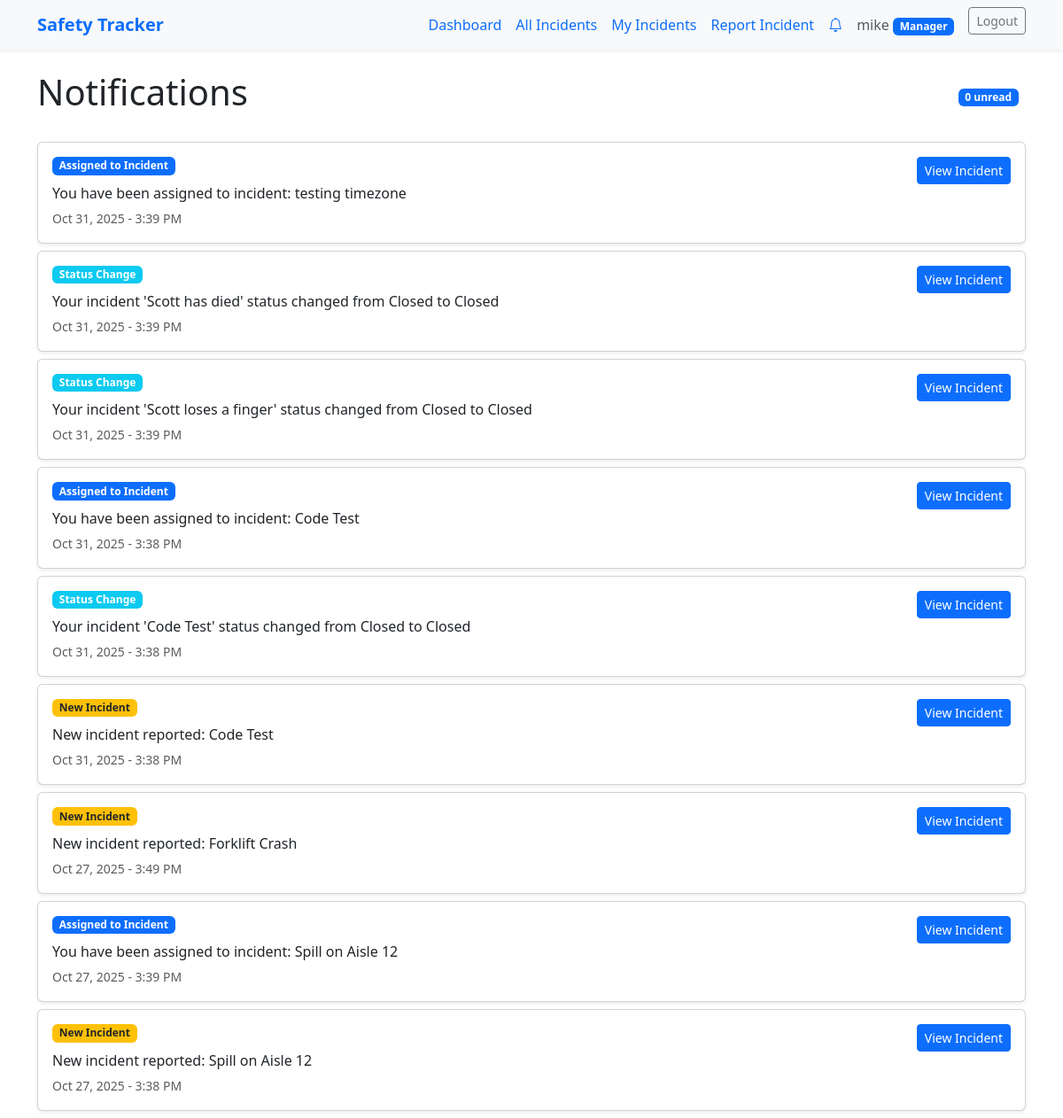
Screenshot of /incident_reporter/notifications/ (signed in) with the database file from the repository.
### incident_reporter/models.py (models this page shows, shortened)
class Notification(models.Model):
    NOTIFICATION_TYPES = [
        ('new_incident', 'New Incident'),
        ('status_change', 'Status Change'),
        ('assigned', 'Assigned to Incident'),
    ]
    user = models.ForeignKey(User, on_delete=models.CASCADE, related_name='notifications')
    incident = models.ForeignKey(Incident, on_delete=models.CASCADE, related_name='notifications')
    message = models.CharField(max_length=255)
    notification_type = models.CharField(max_length=20, choices=NOTIFICATION_TYPES)
    is_read = models.BooleanField(default=False)
    created_at = models.DateTimeField(auto_now_add=True)
    class Meta:
        ordering = ['-created_at']

### incident_reporter/views.py (the view)
# urls.py: path('notifications/', views.notifications_list, name='notifications'),
@login_required(login_url='/users/login/')
def notifications_list(request):
    notifications = Notification.objects.filter(user=request.user)
    unread_count = notifications.filter(is_read=False).count()
    context = {
        'notifications': notifications,
        'unread_count': unread_count,
    }
    return render(request, 'incident_reporter/notifications.html', context)

### incident_reporter/context_processors.py (called while the page is built)
def unread_notifications(request):
    if request.user.is_authenticated:
        unread_count = Notification.objects.filter(user=request.user, is_read=False).count()
        return {'unread_notifications_count': unread_count}
    return {'unread_notifications_count': 0}

### users/models.py (called while the page is built)
    def is_manager(self):
        return self.role == 'manager'

### incident_reporter/templates/incident_reporter/notifications.html (shortened to what this page needs)
{% extends 'layout.html' %}
{% block content %}
<section>
    <div class="d-flex justify-content-between align-items-center mb-4">
        <h1>Notifications</h1>
        <div>
            <span class="badge bg-primary me-2">{{ unread_count }} unread</span>
        </div>
    </div>
    {% for notification in notifications %}
        <div class="card mb-2 shadow-sm {% if not notification.is_read %}border-primary{% endif %}">
            <div class="card-body">
                <div class="d-flex justify-content-between align-items-start">
                    <div class="flex-grow-1">
                        <div class="d-flex align-items-center mb-2">
                            <span class="badge
                                {% if notification.notification_type == 'new_incident' %}bg-warning text-dark
                                {% elif notification.notification_type == 'status_change' %}bg-info
                                {% elif notification.notification_type == 'assigned' %}bg-primary
                                {% endif %} me-2">
                                {{ notification.get_notification_type_display }}
                            </span>
                        </div>
                        <p class="mb-1">{{ notification.message }}</p>
                        <small class="text-muted">{{ notification.created_at|date:"M d, Y - g:i A" }}</small>
                    </div>
                    <a href="{% url 'incident:mark-notification-read' notification_id=notification.id %}"
                       class="btn btn-sm btn-primary">View Incident</a>
                </div>
            </div>
        </div>
    {% empty %}
        <div class="alert alert-info">
            No notifications yet.
        </div>
    {% endfor %}
</section>
{% endblock %}

### templates/layout.html (shortened to what this page needs)
<!DOCTYPE html>
{% load static %}
<html lang="en">
<head>
    <link href="https://cdn.jsdelivr.net/npm/bootstrap@5.3.2/dist/css/bootstrap.min.css" rel="stylesheet">
    <link rel="stylesheet" href="https://cdn.jsdelivr.net/npm/bootstrap-icons@1.11.1/font/bootstrap-icons.css">
</head>
<body class="bg-white text-dark">
    <nav class="navbar navbar-expand-lg navbar-light bg-light shadow-sm mb-4">
      <div class="container">
        <a class="navbar-brand text-primary fw-bold" href="/">Safety Tracker</a>
        <div class="collapse navbar-collapse" id="navbarNav">
          <ul class="navbar-nav ms-auto">
            {% if user.is_authenticated %}
                {% if user.profile.is_manager %}
                    <li class="nav-item"><a class="nav-link text-primary" href="{% url 'incident:manager-dashboard' %}">Dashboard</a></li>
                    <li class="nav-item"><a class="nav-link text-primary" href="{% url 'incident:list' %}">All Incidents</a></li>
                    <li class="nav-item"><a class="nav-link text-primary" href="{% url 'incident:my-incidents' %}">My Incidents</a></li>
                    <li class="nav-item"><a class="nav-link text-primary" href="{% url 'incident:new-incident' %}">Report Incident</a></li>
                    <li class="nav-item">
                        <a class="nav-link text-primary position-relative" href="{% url 'incident:notifications' %}">
                            <i class="bi bi-bell"></i>
                        </a>
                    </li>
                {% endif %}
                <li class="nav-item">
                  <span class="nav-link text-muted">
                    {{ user.username }}
                    {% if user.profile.is_manager %}
                      <span class="badge bg-primary">Manager</span>
                    {% endif %}
                  </span>
                </li>
                <li class="nav-item">
                  <form action="{% url 'users:logout' %}" method="post" class="d-inline">
                      <button class="btn btn-outline-secondary btn-sm ms-2" type="submit">Logout</button>
                  </form>
                </li>
            {% else %}
                <li class="nav-item"><a class="nav-link text-primary" href="{% url 'users:register' %}">Register</a></li>
                <li class="nav-item"><a class="nav-link text-primary" href="{% url 'users:login' %}">Login</a></li>
            {% endif %}
          </ul>
        </div>
      </div>
    </nav>
    <main class="container">
        {% block content %}
        {% endblock %}
    </main>
</body>
</html>

### rows the page displays
Notification: notification_type "Assigned to Incident", message "You have been assigned to incident: testing timezone", created_at "Oct 31, 2025 - 3:39 PM"
Notification: notification_type "Status Change", message "Your incident 'Scott has died' status changed from Closed to Closed", created_at "Oct 31, 2025 - 3:39 PM"
Notification: notification_type "Status Change", message "Your incident 'Scott loses a finger' status changed from Closed to Closed", created_at "Oct 31, 2025 - 3:39 PM"
Notification: notification_type "Assigned to Incident", message "You have been assigned to incident: Code Test", created_at "Oct 31, 2025 - 3:38 PM"
Notification: notification_type "Status Change", message "Your incident 'Code Test' status changed from Closed to Closed", created_at "Oct 31, 2025 - 3:38 PM"
Notification: notification_type "New Incident", message "New incident reported: Code Test", created_at "Oct 31, 2025 - 3:38 PM"
Notification: notification_type "New Incident", message "New incident reported: Forklift Crash", created_at "Oct 27, 2025 - 3:49 PM"
Notification: notification_type "Assigned to Incident", message "You have been assigned to incident: Spill on Aisle 12", created_at "Oct 27, 2025 - 3:39 PM"
Notification: notification_type "New Incident", message "New incident reported: Spill on Aisle 12", created_at "Oct 27, 2025 - 3:38 PM"

### other values shown
{{ user.username }} "mike"
{{ unread_count }} "0"
